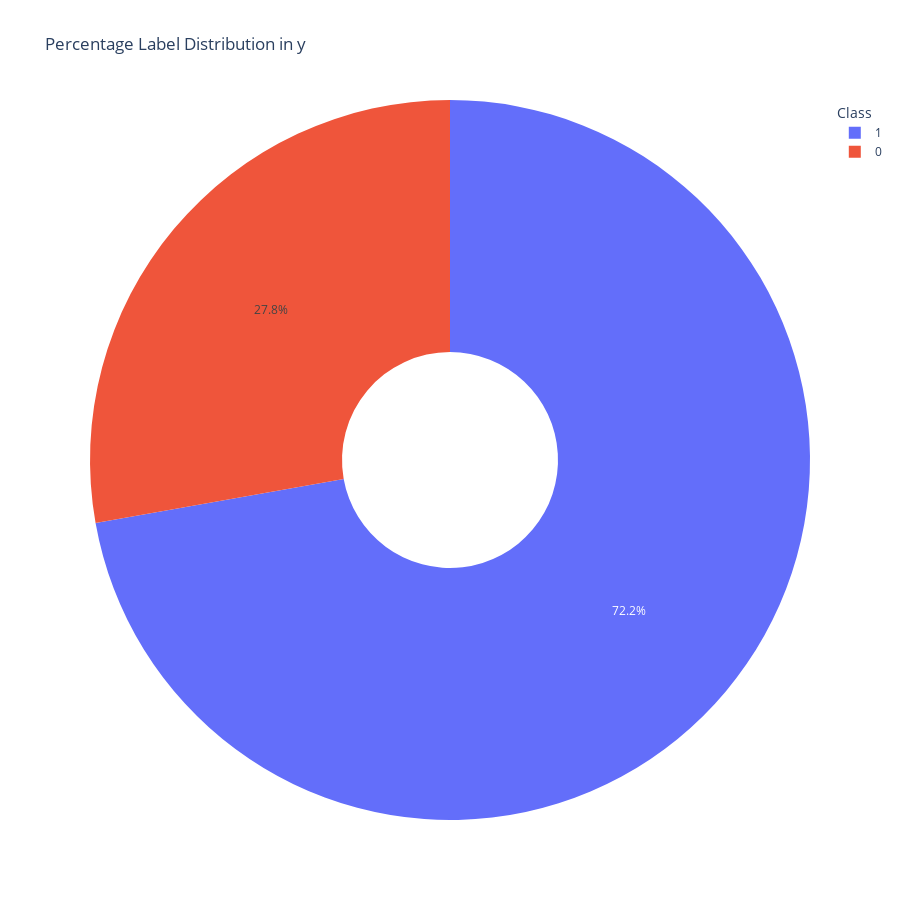

Source (notebook cell):
### Code cell
fig_pie = px.pie(y, names = 187, title="Percentage Label Distribution in y", hole=0.3)
fig_pie.update_layout(
    xaxis_title="Class",
    yaxis_title="Num Samples",
    legend_title="Class",
    template="plotly_white",
    height = 900
)
fig_pie.show()

### Figure 1 — Plotly figure (JSON) as saved in the notebook; plotly's stock layout.template omitted (floating-point values rounded to 4 significant figures; data arrays with more than 128 entries replaced by an {"elided": "..."} marker saying what was removed)
{"data": [{"domain": {"x": [0, 1], "y": [0, 1]}, "hole": 0.3, "hovertemplate": "187=%{label}<extra></extra>", "labels": {"elided": "14552 int values"}, "legendgroup": "", "name": "", "showlegend": true, "type": "pie"}], "layout": {"height": 900, "legend": {"title": {"text": "Class"}, "tracegroupgap": 0}, "title": {"text": "Percentage Label Distribution in y"}, "xaxis": {"title": {"text": "Class"}}, "yaxis": {"title": {"text": "Num Samples"}}}}
